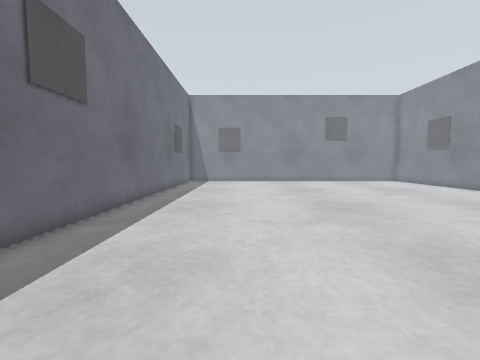
view 1 (above)

12 first-person views from a walk through a world built for the Gazebo simulator. The camera is 0.34 m above the floor, tilts 4° down and sees 90° across. The floor is counted in squares, 0.2 m on a side. Each view is taken from the middle of a square. On the plan, view 1 faces up. The plan holds only what a view shows up to about 14 squares ahead; the rest is blank. The place goes on beyond the plan. Robots are left out.

view 2
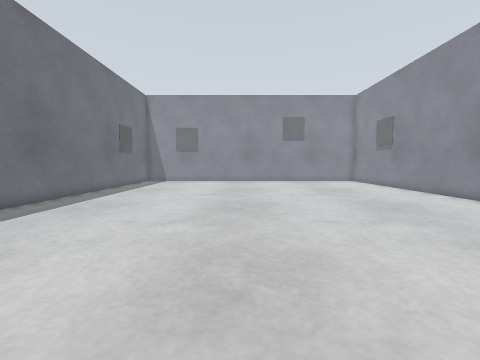

view 3
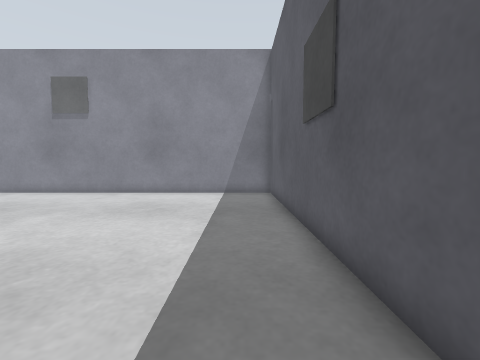

view 4
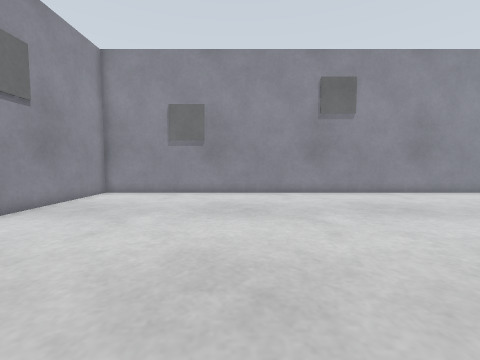

view 5
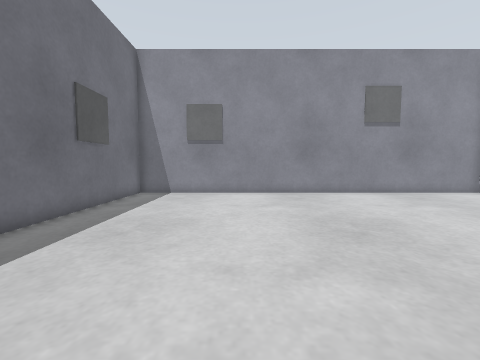

view 6
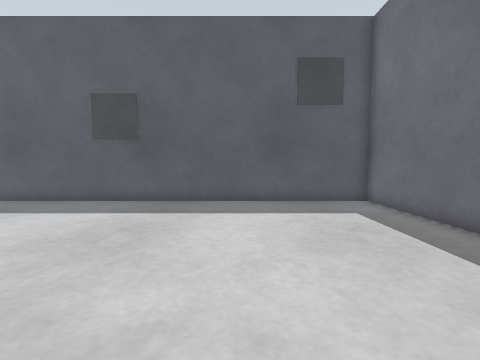

view 7
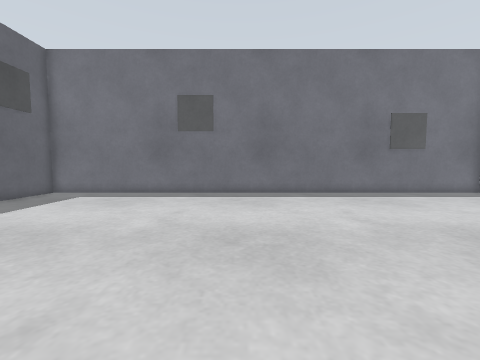

view 8
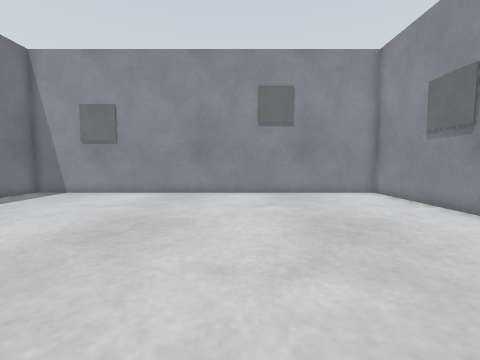

view 9
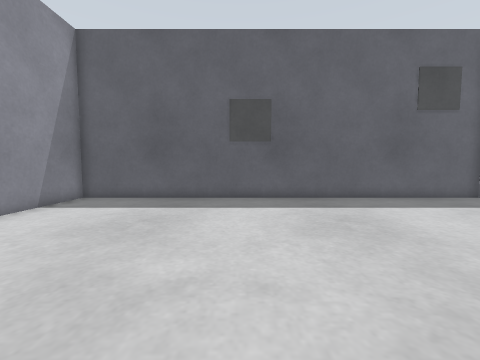

view 10
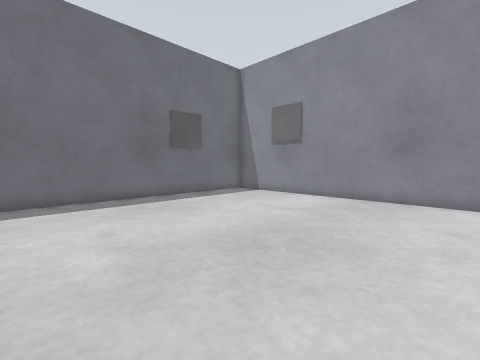

view 11
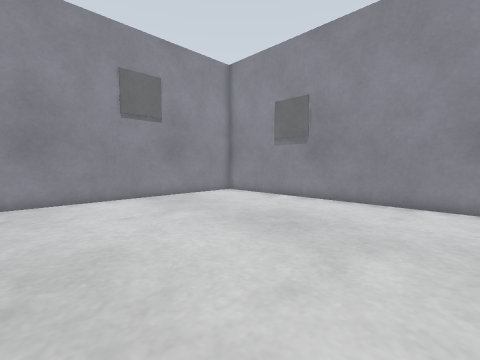

view 12
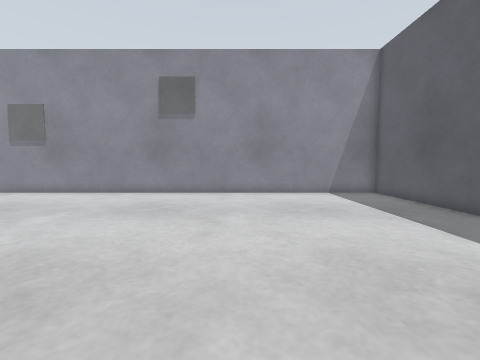

### Floor plan
Points are (right, up) in squares from view 1. A wall is a line through its corners. A room is listed if a view was taken in it or the views show most of it. See-through windows are left out.
Room 1 (views 1, 2, 3, 4, 5, 6, 7, 8, 9, 10, 11, 12)
walls: (-4.7, 17.5) (-4.7, -1.8) (14.8, -1.8) (14.8, 22.8) (-4.7, 22.8) (-4.7, 19.4)
objects: marker (-5, 18) to (-5, 19)

Positions as (right, up) in squares from view 1, and headings:
1: (0, 0), facing up
2: (4, 0), facing up
3: (1, 0), facing right
4: (1, 15), facing right
5: (1, 9), facing up
6: (1, 9), facing down
7: (9, 9), facing left
8: (7, 9), facing up
9: (7, 10), facing down
10: (7, 11), facing up-left
11: (4, 11), facing up-right
12: (1, 6), facing right
